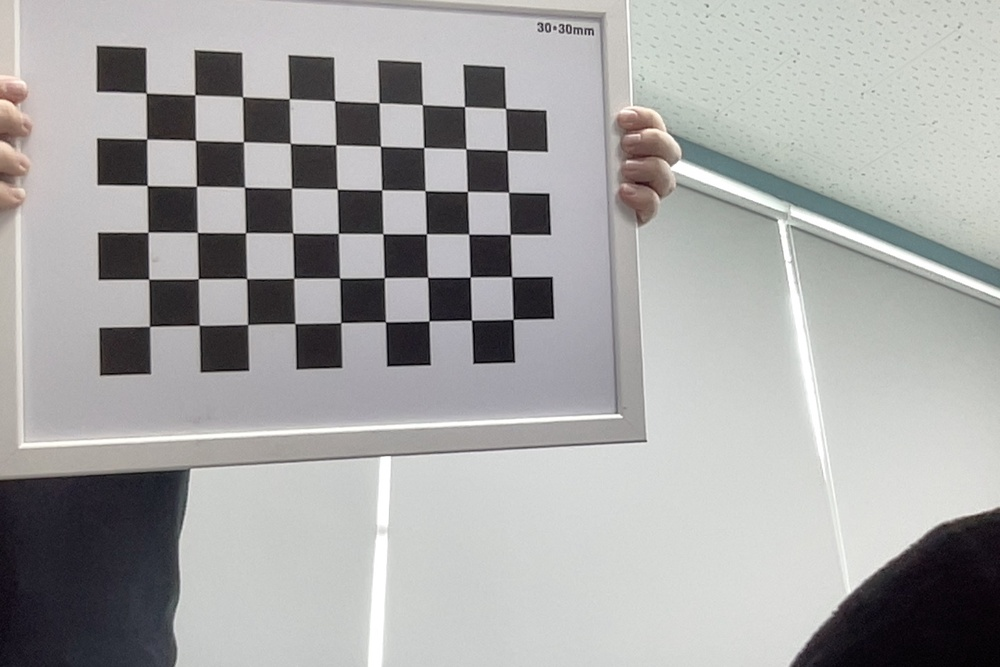
#> input picture opencv/1학기/1.jpg, 1000 x 667 px, shrunk from 1440 x 960 before the run; its folder holds only this picture in this run
$ jupyter execute Untitled1.ipynb
#> lines starting #> are read from the running program, lines starting #| are printed output that depends on the picture; after the words box and inside, x2 and y2 are one past the last pixel; in counts of white or black regions, pixels touching at a corner belong together
[cell 1]
import numpy as np
import cv2 as cv
import glob

nCols = 9
nRows = 6

criteria = (cv.TERM_CRITERIA_EPS + cv.TERM_CRITERIA_MAX_ITER, 3, 0.001)

objp = np.zeros((nCols*nRows, 3), np.float32)
objp[:, :2] = np.mgrid[0:nCols, 0:nRows].T.reshape(-1, 2)

objpoints = []
imgpoints = []
images = glob.glob('*.jpg')

for fname in images:
    img = cv.imread(fname)
#> img is the input picture: shape (667, 1000, 3); mean B, G, R 165.2, 165.8, 165.9
    gray = cv.cvtColor(img, cv.COLOR_BGR2GRAY)
    # Find the chess board corners
    ret, corners = cv.findChessboardCorners(gray, (nCols,nRows), None)
#> ret = True; corners = 54 rows, first 8: [146.3, 93.1], [195, 94.98], [242.5, 96.91], [289.5, 98.95], [334.9, 100.8], [378.5, 102.2], [421.9, 105], [464.4, 106.5]
    # If found, add object points, image points (after refining them)
    if ret == True:
        objpoints.append(objp)
        corners2 = cv.cornerSubPix(gray,corners, (11,11), (-1,-1), criteria)
#> corners2 = 54 rows, first 8: [146.2, 92.97], [194.9, 94.75], [242.5, 96.72], [289.3, 98.79], [334.6, 100.8], [379.1, 102.9], [422.4, 104.6], [464.5, 106.5]
        imgpoints.append(corners2)
        # Draw and display the corners
        cv.drawChessboardCorners(img, (nCols,nRows), corners2, ret)
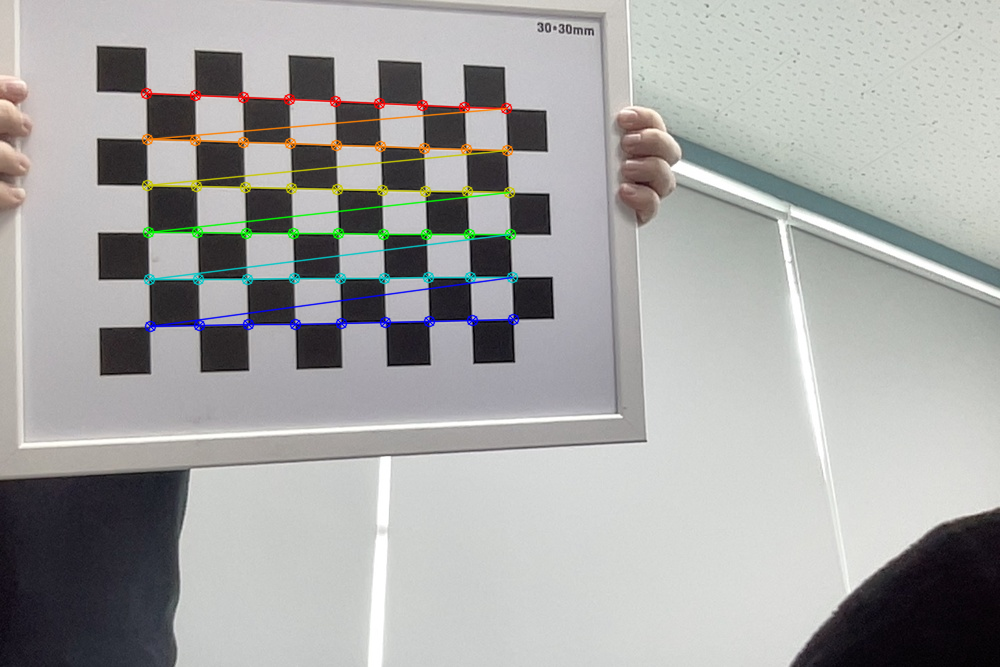
#> img: shape (667, 1000, 3); 2.41% of pixels changed, all inside (x1, y1, x2, y2) = (140, 87, 520, 333)
        cv.imshow('img', img)
        cv.waitKey(50)
cv.destroyAllWindows()


# Calibration #
ret, mtx, dist, rvecs, tvecs = cv.calibrateCamera(objpoints, imgpoints, gray.shape[::-1], None, None)
#> ret = 0.0859; mtx = [[872.3, 0, 555.9], [0, 891.5, 343.3], [0, 0, 1]]; dist = [[-0.0198, 0.205, -0.000518, -0.000583, -0.557]]; rvecs = ([-0.0488, -0.258, -0.0323],); tvecs = ([-8.95, -5.35, 19.02],)

# Undistortion #

img = cv.imread(images[0])

h, w = img.shape[:2]

newcameramtx, roi = cv.getOptimalNewCameraMatrix(mtx, dist, (w,h), 1, (w,h))
#> newcameramtx = [[830.4, 0, 571.3], [0, 831.3, 345.5], [0, 0, 1]]; roi = (36, 26, 958, 621)

# cv.undistort
dst = cv.undistort(img, mtx, dist, None, newcameramtx)
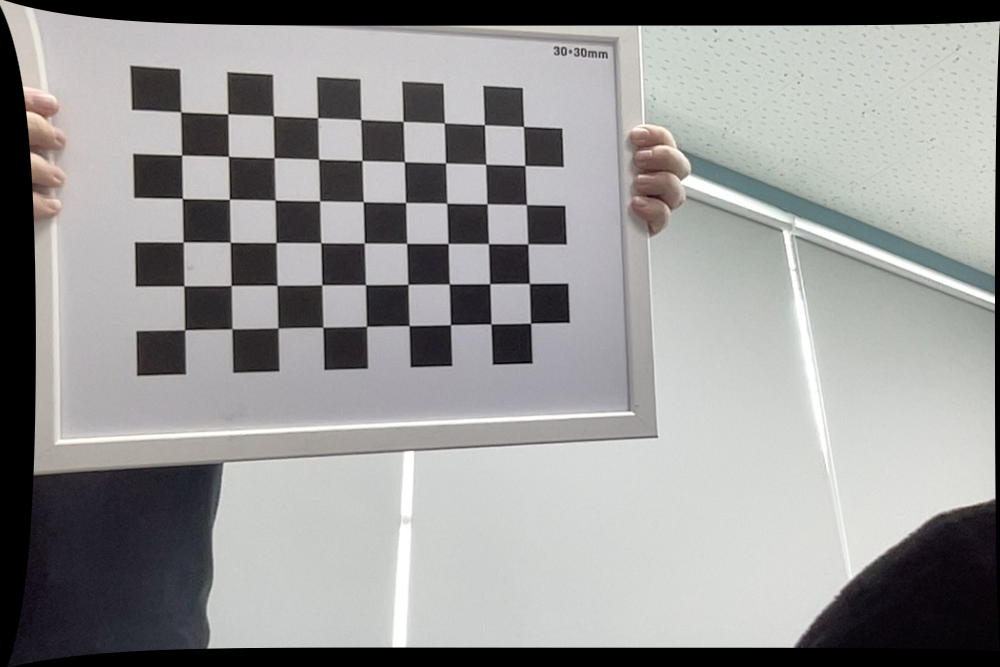
#> dst: shape (667, 1000, 3); mean B, G, R 149.1, 149.7, 149.9

# crop the image

x, y, W, h = roi
#> x = 36; y = 26; W = 958; h = 621

dst = dst[y:y+h, x:x+w]
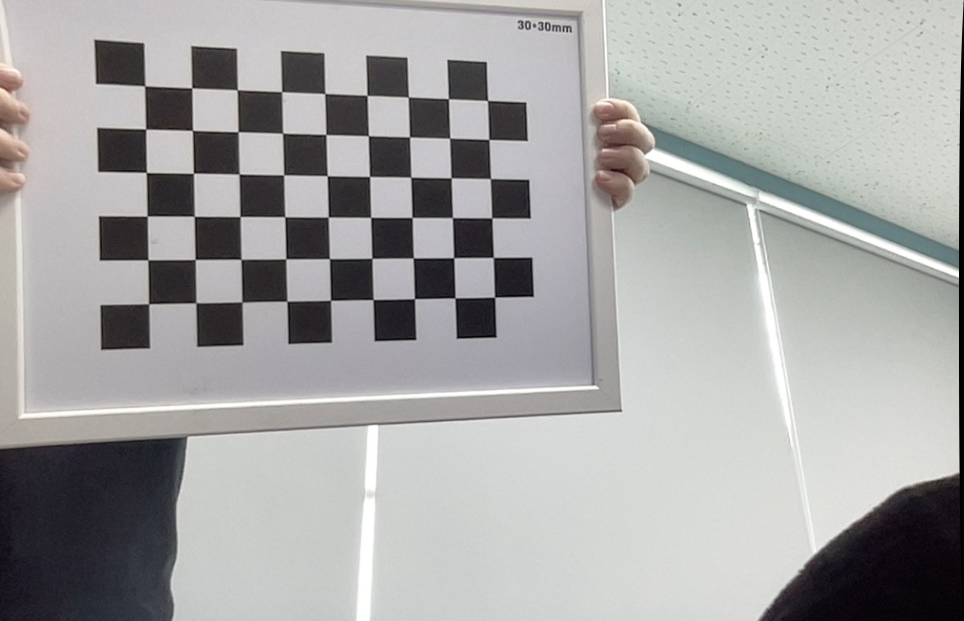
#> dst: shape (621, 964, 3); mean B, G, R 164.4, 165, 165.1
cv.imwrite('calibresult.png', dst)
#> Out = True

$ run again, on opencv/1학기/5.jpg
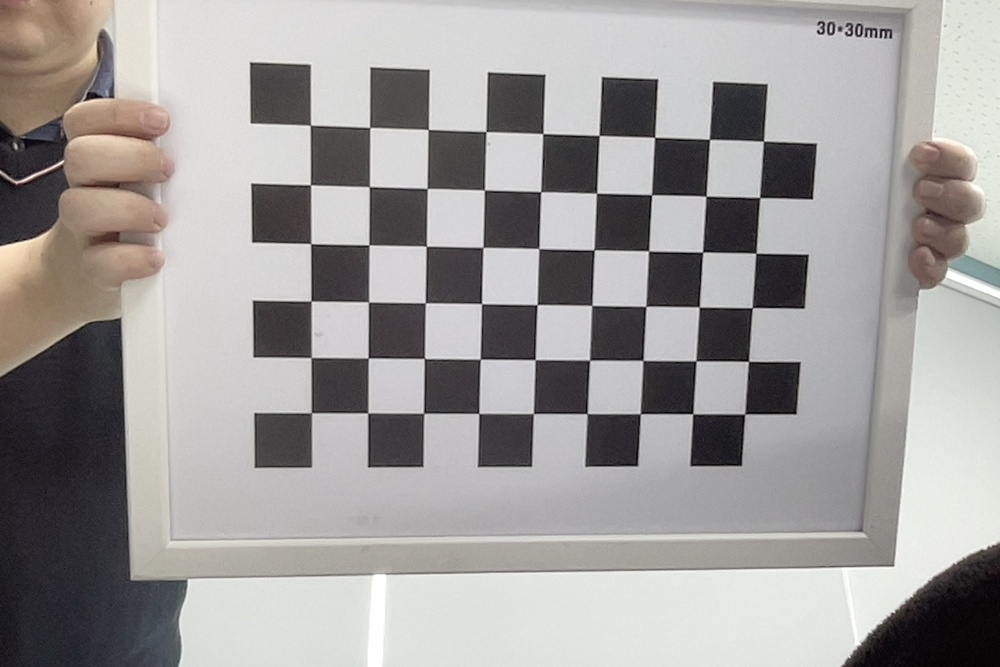
#> input picture opencv/1학기/5.jpg, 1000 x 667 px, shrunk from 1440 x 960 before the run
#> img is the input picture: shape (667, 1000, 3); mean B, G, R 155, 156.4, 158.9
#> `ret, corners = cv.findChessboardCorners(gray, (nCols,nRows), None)`: ret = True; corners = 54 rows, first 8: [310.6, 124.9], [370.2, 127.8], [428, 129.7], [486.1, 131.7], [542.9, 133.7], [599, 135.5], [654.6, 137.2], [709, 139]
#> corners2 = 54 rows, first 8: [310.4, 125.2], [369.7, 127.4], [428.2, 129.5], [485.8, 131.6], [542.8, 133.6], [599.1, 135.5], [654.6, 137.4], [709.5, 139.3]
#> `cv.drawChessboardCorners(img, (nCols,nRows), corners2, ret)`:
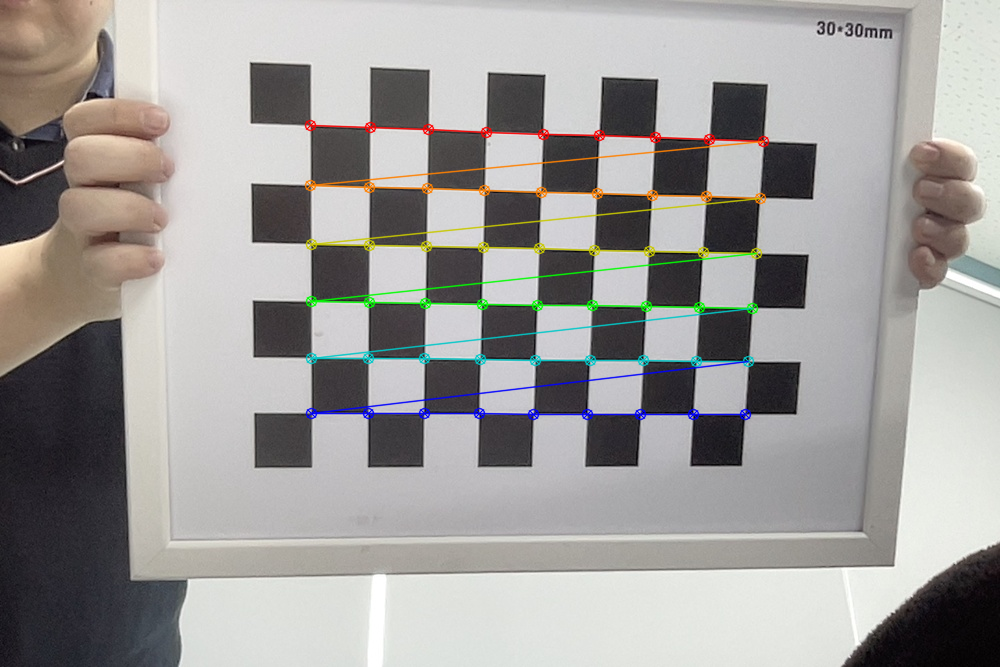
#> img: shape (667, 1000, 3); 2.84% of pixels changed, all inside (x1, y1, x2, y2) = (304, 119, 770, 421)
#> `ret, mtx, dist, rvecs, tvecs = cv.calibrateCamera(objpoints, imgpoints..`: ret = 0.0919; mtx = [[918.7, 0, 503.1], [0, 921.7, 328.6], [0, 0, 1]]; dist = [[-0.0885, 1.72, -0.00265, 0.0023, -9.04]]; rvecs = ([0.145, -0.109, 0.0203],); tvecs = ([-3.28, -3.45, 15.63],)
#> newcameramtx = [[918.7, 0, 503.1], [0, 888.7, 325.8], [0, 0, 1]]; roi = (0, 9, 999, 642)
#> `x, y, W, h = roi`: x = 0; y = 9; W = 999; h = 642
#> `dst = dst[y:y+h, x:x+w]`:
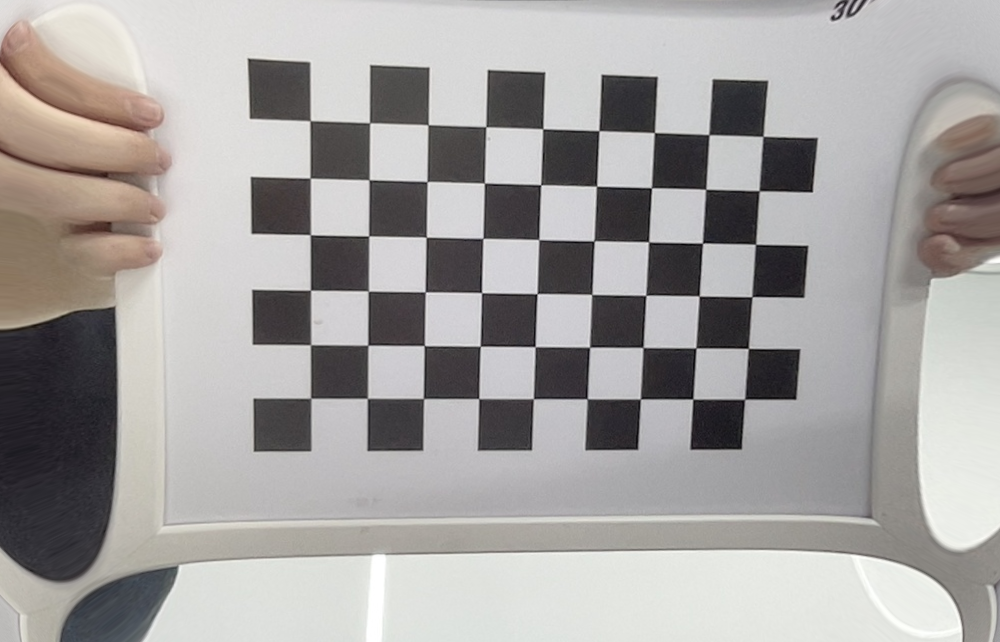
#> dst: shape (642, 1000, 3); mean B, G, R 160.4, 161.9, 164.7
#> Out = True

$ run again, on opencv/1학기/2.jpg
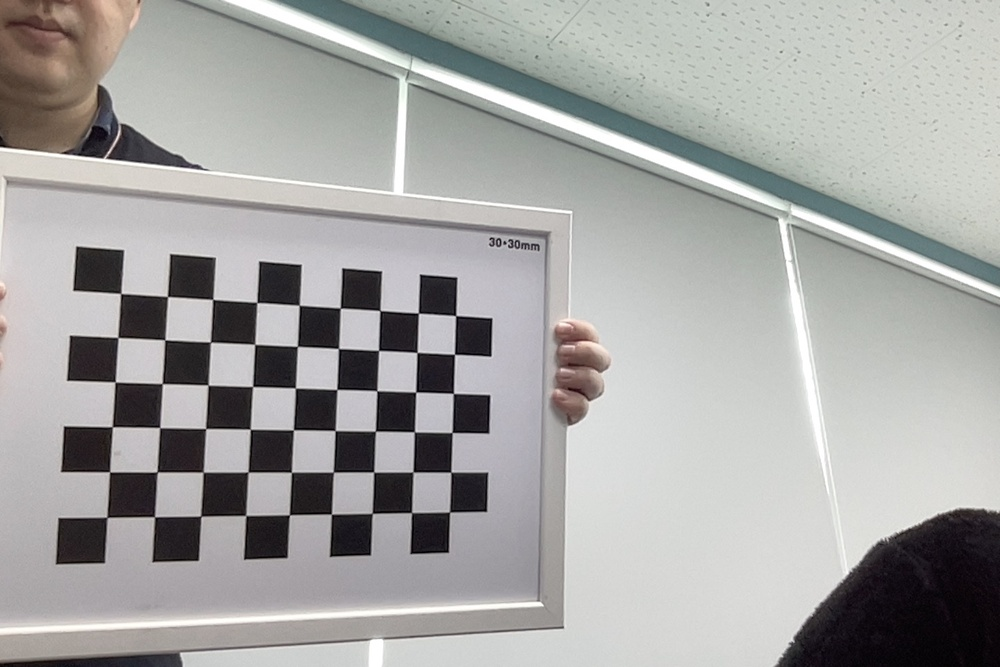
#> input picture opencv/1학기/2.jpg, 1000 x 667 px, shrunk from 1440 x 960 before the run
#> img is the input picture: shape (667, 1000, 3); mean B, G, R 163.5, 165.1, 165.3
#> `ret, corners = cv.findChessboardCorners(gray, (nCols,nRows), None)`: ret = True; corners = 54 rows, first 8: [120.8, 293.3], [168.1, 297.2], [212.8, 299.4], [257.4, 303.1], [299.3, 305], [340.4, 308.3], [379.9, 310.5], [418.5, 313.3]
#> corners2 = 54 rows, first 8: [120.7, 293.4], [167.5, 296.5], [212.7, 299.4], [256.8, 302.4], [299.3, 305.2], [340.3, 308.1], [379.9, 310.5], [418.4, 313.1]
#> `cv.drawChessboardCorners(img, (nCols,nRows), corners2, ret)`:
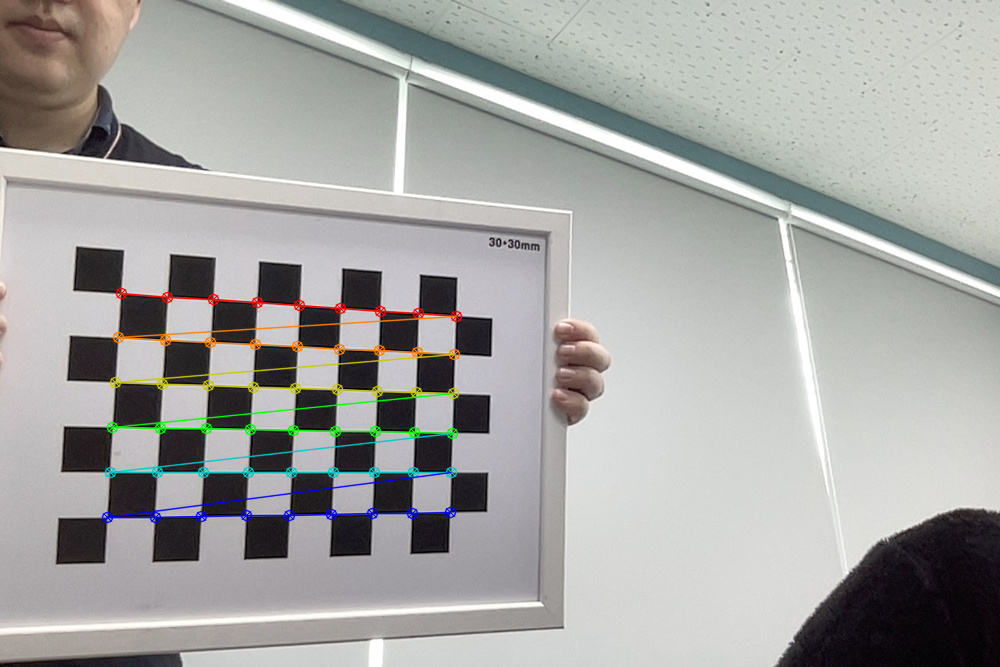
#> img: shape (667, 1000, 3); 2.31% of pixels changed, all inside (x1, y1, x2, y2) = (101, 287, 463, 524)
#> `ret, mtx, dist, rvecs, tvecs = cv.calibrateCamera(objpoints, imgpoints..`: ret = 0.0896; mtx = [[859.9, 0, 508.3], [0, 874.9, 341.7], [0, 0, 1]]; dist = [[0.0128, 0.0132, 0.000989, -0.00558, -0.373]]; rvecs = ([-0.0816, -0.348, 0.0395],); tvecs = ([-8.9, -1.09, 19.89],)
#> newcameramtx = [[817.4, 0, 502.5], [0, 830.3, 343.8], [0, 0, 1]]; roi = (19, 20, 958, 631)
#> `x, y, W, h = roi`: x = 19; y = 20; W = 958; h = 631
#> `dst = dst[y:y+h, x:x+w]`:
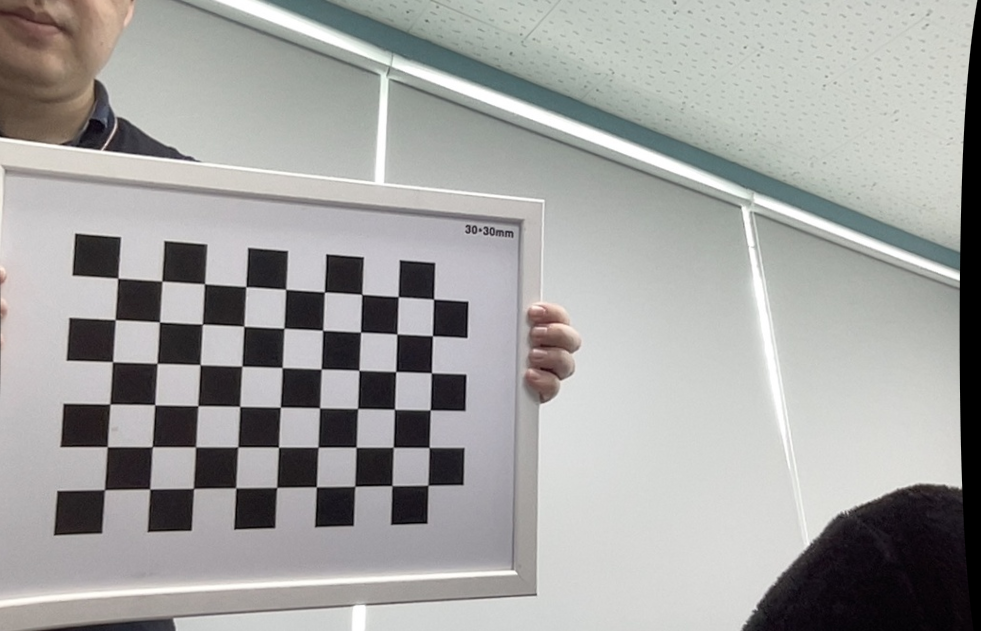
#> dst: shape (631, 981, 3); mean B, G, R 160.9, 162.5, 162.7
#> Out = True

$ run again, on opencv/1학기/3.jpg
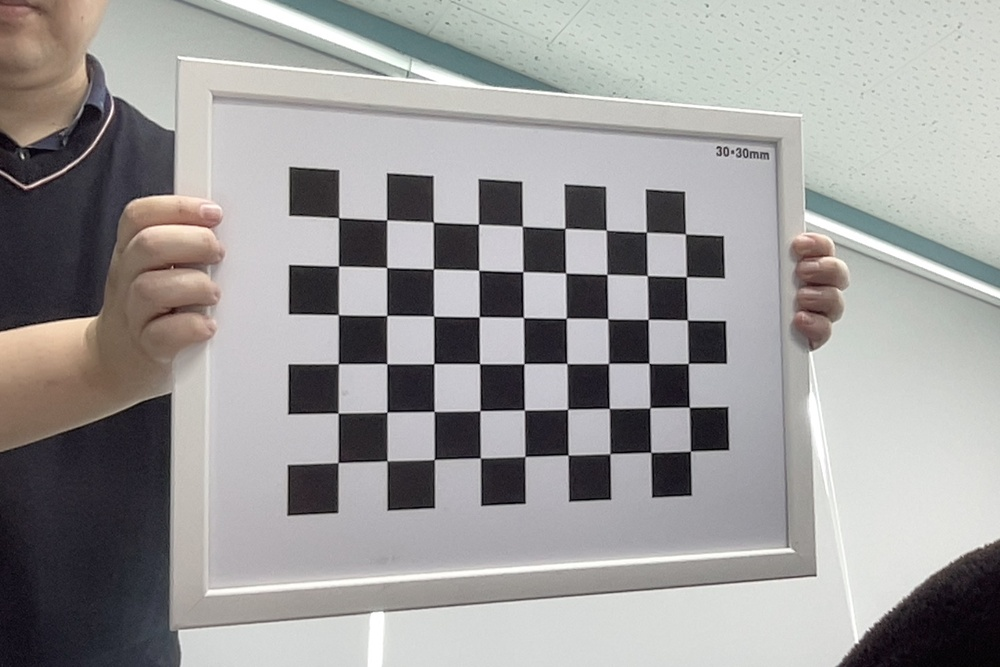
#> input picture opencv/1학기/3.jpg, 1000 x 667 px, shrunk from 1440 x 960 before the run
#> img is the input picture: shape (667, 1000, 3); mean B, G, R 153.7, 154.3, 155.9
#> `ret, corners = cv.findChessboardCorners(gray, (nCols,nRows), None)`: ret = True; corners = 54 rows, first 8: [338.5, 217.8], [386.8, 219.9], [433.1, 222.3], [478.3, 223.9], [521.7, 226.6], [564.6, 228.1], [605.8, 230.3], [645.9, 231.7]
#> corners2 = 54 rows, first 8: [338.6, 217.7], [386.7, 219.9], [433.4, 222.1], [478.5, 224.2], [522.4, 226.2], [564.8, 228.3], [606.3, 230.2], [646.3, 232.1]
#> `cv.drawChessboardCorners(img, (nCols,nRows), corners2, ret)`:
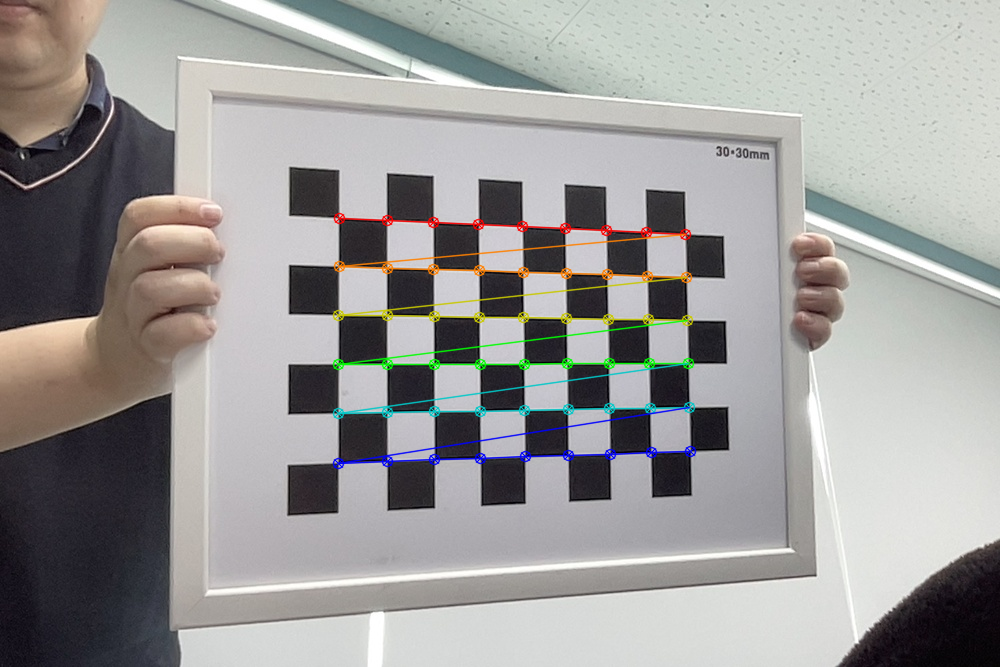
#> img: shape (667, 1000, 3); 2.36% of pixels changed, all inside (x1, y1, x2, y2) = (332, 212, 697, 470)
#> `ret, mtx, dist, rvecs, tvecs = cv.calibrateCamera(objpoints, imgpoints..`: ret = 0.086; mtx = [[937.6, 0, 497], [0, 937.2, 326.4], [0, 0, 1]]; dist = [[-0.208, 5.05, -0.000649, -0.000276, -36.06]]; rvecs = ([-0.0673, -0.309, 0.00113],); tvecs = ([-3.26, -2.23, 19.23],)
#> newcameramtx = [[937.6, 0, 497], [0, 883.8, 320.8], [0, 0, 1]]; roi = (0, 13, 999, 628)
#> `x, y, W, h = roi`: x = 0; y = 13; W = 999; h = 628
#> `dst = dst[y:y+h, x:x+w]`:
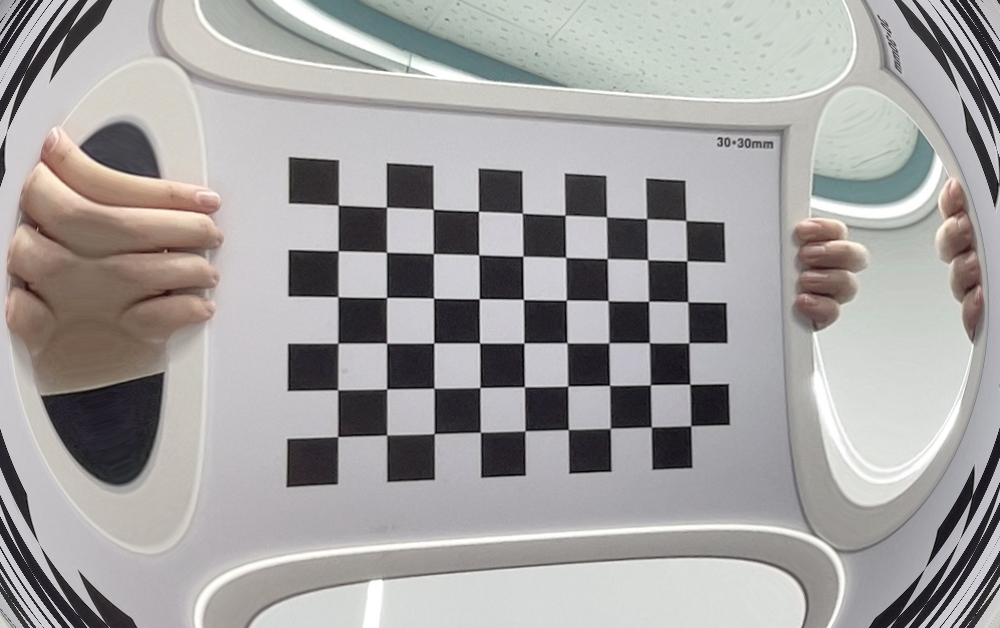
#> dst: shape (628, 1000, 3); mean B, G, R 160.2, 160.7, 163
#> Out = True
